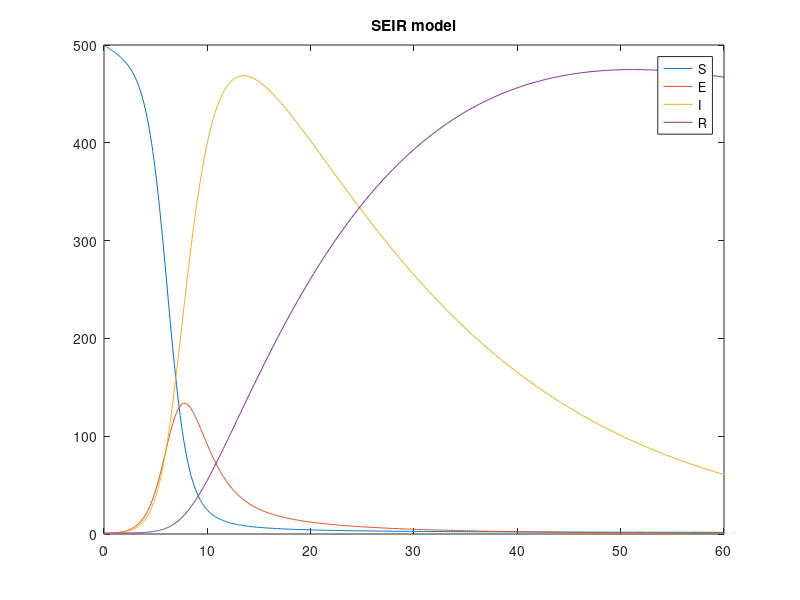

The MATLAB source for this figure:
function SEIR
%Math-Works website is also useful for this. Wikipedia explains the 4 odes
%nicely.
u = 0.01;       %These are just parameters for the model.
N = 1;
b = 0.005;
v = 0.05;
a = 0.8;
    function dF = rigid(t, x);       %set up the function to be solved in a seperate function environment
        dF = zeros(4,1);
dF(1) = u*N - u*x(1) - b*x(2)*x(1)/N;  %set of 4 odes, I just found them on wikipedia to then use here.
dF(2) = b*x(3)*x(1)/N - (u + a)*x(2);
dF(3) = a*x(2) - (v + u)*x(3);
dF(4) = v*x(3) - u*x(4);
    end
options = odeset('Refine', 10, 'RelTol', 1e-4);     %allows us to tailor ode45's options
[t,y] = ode45(@rigid, [0 60], [500 1 0 1], options); %call ode45 to solve the model "rigid".

plot(t, y)
title('SEIR model')
legend('S','E','I', 'R')
end
